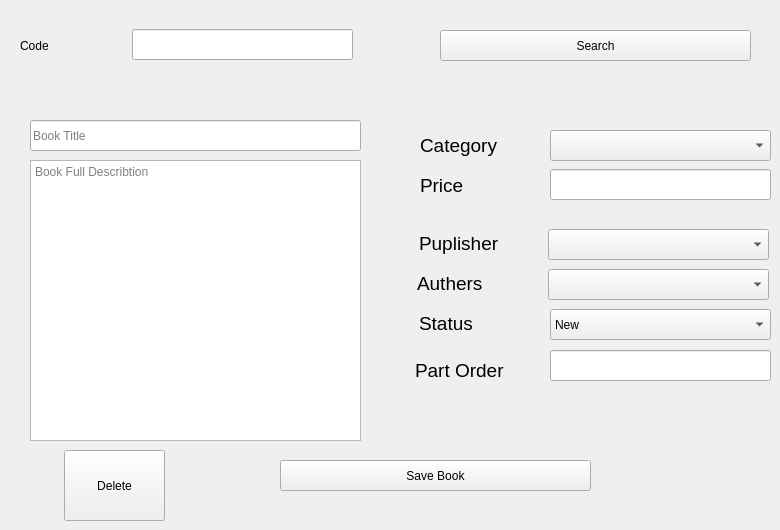
     <widget class="QWidget" name="tab_10">
      <attribute name="title">
       <string>Edit Or Delete Book</string>
      </attribute>
      <widget class="QPushButton" name="pushButton_13">
       <property name="enabled">
        <bool>true</bool>
       </property>
       <property name="geometry">
        <rect>
         <x>280</x>
         <y>460</y>
         <width>311</width>
         <height>31</height>
        </rect>
       </property>
       <property name="text">
        <string>Save Book</string>
       </property>
      </widget>
      <widget class="QLabel" name="label_17">
       <property name="geometry">
        <rect>
         <x>415</x>
         <y>360</y>
         <width>101</width>
         <height>21</height>
        </rect>
       </property>
       <property name="font">
        <font>
         <family>Segoe UI</family>
         <pointsize>14</pointsize>
        </font>
       </property>
       <property name="text">
        <string>Part Order</string>
       </property>
      </widget>
      <widget class="QLabel" name="label_18">
       <property name="geometry">
        <rect>
         <x>420</x>
         <y>170</y>
         <width>101</width>
         <height>31</height>
        </rect>
       </property>
       <property name="font">
        <font>
         <family>Segoe UI</family>
         <pointsize>14</pointsize>
        </font>
       </property>
       <property name="text">
        <string>Price</string>
       </property>
      </widget>
      <widget class="QLineEdit" name="lineEdit_9">
       <property name="geometry">
        <rect>
         <x>132</x>
         <y>29</y>
         <width>221</width>
         <height>31</height>
        </rect>
       </property>
      </widget>
      <widget class="QComboBox" name="comboBox_12">
       <property name="geometry">
        <rect>
         <x>548</x>
         <y>269</y>
         <width>221</width>
         <height>31</height>
        </rect>
       </property>
      </widget>
      <widget class="QLabel" name="label_19">
       <property name="geometry">
        <rect>
         <x>417</x>
         <y>268</y>
         <width>111</width>
         <height>31</height>
        </rect>
       </property>
       <property name="font">
        <font>
         <family>Segoe UI</family>
         <pointsize>14</pointsize>
        </font>
       </property>
       <property name="text">
        <string>Authers</string>
       </property>
      </widget>
      <widget class="QLabel" name="label_20">
       <property name="geometry">
        <rect>
         <x>419</x>
         <y>228</y>
         <width>101</width>
         <height>31</height>
        </rect>
       </property>
       <property name="font">
        <font>
         <family>Segoe UI</family>
         <pointsize>14</pointsize>
        </font>
       </property>
       <property name="text">
        <string>Puplisher</string>
       </property>
      </widget>
      <widget class="QLineEdit" name="lineEdit_10">
       <property name="geometry">
        <rect>
         <x>550</x>
         <y>169</y>
         <width>221</width>
         <height>31</height>
        </rect>
       </property>
      </widget>
      <widget class="QComboBox" name="comboBox_13">
       <property name="geometry">
        <rect>
         <x>550</x>
         <y>130</y>
         <width>221</width>
         <height>31</height>
        </rect>
       </property>
      </widget>
      <widget class="QLabel" name="label_21">
       <property name="geometry">
        <rect>
         <x>420</x>
         <y>130</y>
         <width>101</width>
         <height>31</height>
        </rect>
       </property>
       <property name="font">
        <font>
         <family>Segoe UI</family>
         <pointsize>14</pointsize>
        </font>
       </property>
       <property name="text">
        <string>Category</string>
       </property>
      </widget>
      <widget class="QLineEdit" name="lineEdit_11">
       <property name="geometry">
        <rect>
         <x>30</x>
         <y>120</y>
         <width>331</width>
         <height>31</height>
        </rect>
       </property>
       <property name="placeholderText">
        <string>Book Title</string>
       </property>
      </widget>
      <widget class="QTextEdit" name="textEdit_3">
       <property name="geometry">
        <rect>
         <x>30</x>
         <y>160</y>
         <width>331</width>
         <height>281</height>
        </rect>
       </property>
       <property name="placeholderText">
        <string>Book Full Describtion</string>
       </property>
      </widget>
      <widget class="QComboBox" name="comboBox_14">
       <property name="geometry">
        <rect>
         <x>550</x>
         <y>309</y>
         <width>221</width>
         <height>31</height>
        </rect>
       </property>
       <item>
        <property name="text">
         <string>New</string>
        </property>
       </item>
       <item>
        <property name="text">
         <string>Used</string>
        </property>
       </item>
       <item>
        <property name="text">
         <string>Damaged</string>
        </property>
       </item>
      </widget>
      <widget class="QLabel" name="label_22">
       <property name="geometry">
        <rect>
         <x>419</x>
         <y>308</y>
         <width>101</width>
         <height>31</height>
        </rect>
       </property>
       <property name="font">
        <font>
         <family>Segoe UI</family>
         <pointsize>14</pointsize>
        </font>
       </property>
       <property name="text">
        <string>Status</string>
       </property>
      </widget>
      <widget class="QLabel" name="label_23">
       <property name="geometry">
        <rect>
         <x>20</x>
         <y>30</y>
         <width>101</width>
         <height>31</height>
        </rect>
       </property>
       <property name="text">
        <string>Code</string>
       </property>
      </widget>
      <widget class="QComboBox" name="comboBox_15">
       <property name="geometry">
        <rect>
         <x>548</x>
         <y>229</y>
         <width>221</width>
         <height>31</height>
        </rect>
       </property>
      </widget>
      <widget class="QPushButton" name="pushButton_14">
       <property name="geometry">
        <rect>
         <x>440</x>
         <y>30</y>
         <width>311</width>
         <height>31</height>
        </rect>
       </property>
       <property name="text">
        <string>Search</string>
       </property>
      </widget>
      <widget class="QPushButton" name="pushButton_15">
       <property name="enabled">
        <bool>true</bool>
       </property>
       <property name="geometry">
        <rect>
         <x>64</x>
         <y>450</y>
         <width>101</width>
         <height>71</height>
        </rect>
       </property>
       <property name="text">
        <string>Delete</string>
       </property>
      </widget>
      <widget class="QLineEdit" name="lineEdit_41">
       <property name="geometry">
        <rect>
         <x>550</x>
         <y>350</y>
         <width>221</width>
         <height>31</height>
        </rect>
       </property>
      </widget>
     </widget>
